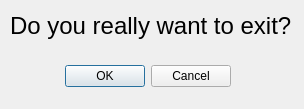
<?xml version="1.0" encoding="UTF-8"?>
<ui version="4.0">
 <class>EndGameDialog</class>
 <widget class="QDialog" name="EndGameDialog">
  <property name="geometry">
   <rect>
    <x>0</x>
    <y>0</y>
    <width>304</width>
    <height>109</height>
   </rect>
  </property>
  <property name="windowTitle">
   <string>Dialog</string>
  </property>
  <widget class="QDialogButtonBox" name="buttonBox">
   <property name="geometry">
    <rect>
     <x>60</x>
     <y>60</y>
     <width>171</width>
     <height>32</height>
    </rect>
   </property>
   <property name="orientation">
    <enum>Qt::Horizontal</enum>
   </property>
   <property name="standardButtons">
    <set>QDialogButtonBox::Cancel|QDialogButtonBox::Ok</set>
   </property>
  </widget>
  <widget class="QLabel" name="label">
   <property name="geometry">
    <rect>
     <x>10</x>
     <y>10</y>
     <width>291</width>
     <height>31</height>
    </rect>
   </property>
   <property name="font">
    <font>
     <pointsize>18</pointsize>
    </font>
   </property>
   <property name="text">
    <string>Do you really want to exit?</string>
   </property>
  </widget>
 </widget>
 <resources/>
 <connections>
  <connection>
   <sender>buttonBox</sender>
   <signal>accepted()</signal>
   <receiver>EndGameDialog</receiver>
   <slot>accept()</slot>
   <hints>
    <hint type="sourcelabel">
     <x>248</x>
     <y>254</y>
    </hint>
    <hint type="destinationlabel">
     <x>157</x>
     <y>274</y>
    </hint>
   </hints>
  </connection>
  <connection>
   <sender>buttonBox</sender>
   <signal>rejected()</signal>
   <receiver>EndGameDialog</receiver>
   <slot>reject()</slot>
   <hints>
    <hint type="sourcelabel">
     <x>316</x>
     <y>260</y>
    </hint>
    <hint type="destinationlabel">
     <x>286</x>
     <y>274</y>
    </hint>
   </hints>
  </connection>
 </connections>
</ui>
